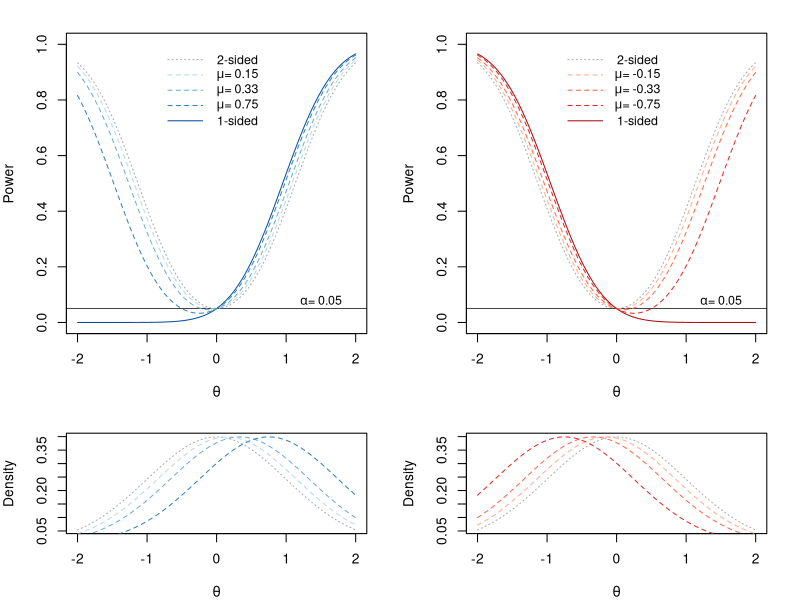

Generate this figure with R:
#
ss <- 1
n <- 3
alpha <- 0.05
tau <- 1

#
thetas <- seq(-2, 2, length.out = 1000)
zpwr <- pnorm(qnorm(alpha/2), mean = sqrt(n)*thetas/sqrt(ss), sd = 1) + pnorm(qnorm(1-alpha/2), mean = sqrt(n)*thetas/sqrt(ss), sd = 1, lower.tail = F)
ospwr1 <- pnorm(qnorm(alpha), mean = sqrt(n)*thetas/sqrt(ss), sd = 1)
ospwr2 <- pnorm(qnorm(1-alpha), mean = sqrt(n)*thetas/sqrt(ss), sd = 1, lower.tail = F)

#
pdf(file = "figures/pwr_illust.pdf", family = "Times", height = 6, width = 9)
par(mar=c(4, 4, 2, 2))
layout(matrix(c(1, 2, 3, 4), nrow = 2), widths = c(1, 1), heights = c(1, 0.5))
Mus <- c(0.15, 1/3, 0.75)
Bs <- c("#bdd7e7", "#6baed6", "#3182bd", "#08519c")
Rs <- c("#fcae91", "#fb6a4a", "#de2d26", "#a50f15")
plot(thetas, zpwr, type = 'l', lwd = 1, lty = 3, ylim = c(0, 1),
     xlab = expression(theta), ylab = "Power", col = 'darkgray')
abline(h = alpha, lwd = 0.75)
text(x = 1.5, y = 0.08, expression(paste(alpha,  "= 0.05")), cex=0.9)
lines(thetas, ospwr2, lwd = 1, lty = 1, col = Bs[4])
for(j in 1:length(Mus)){
  mu <- Mus[j]
  ncp <- (sqrt(n)*thetas/sqrt(ss) + mu*sqrt(ss)/(sqrt(n)*tau^2))^2
  fabzpwr <- pchisq(qchisq(1-alpha, df = 1, ncp = (mu*sqrt(ss)/(sqrt(n)*tau^2))^2), df = 1, ncp = ncp, lower.tail = F)
  lines(thetas, fabzpwr, col = Bs[j], lty = 2)
}
segments(x0=rep(-1, 5)+0.3, y0=1.1*c(0.95, 0.9, 0.85, 0.8, 0.75)-0.1,
         x1=rep(-0.5, 5)+0.3, y1=1.1*c(0.95, 0.9, 0.85, 0.8, 0.75)-0.1, 
       col = c("darkgray", Bs), lty = c(3, 2, 2, 2, 1))
text(x=rep(0, 5)+0.3, y=1.1*c(0.95, 0.9, 0.85, 0.8, 0.75)-0.1, c("2-sided", expression(paste(mu,  "= 0.15")), expression(paste(mu,  "= 0.33")), expression(paste(mu,  "= 0.75")), "1-sided"),
     cex = 0.9)
plot(thetas, dnorm(thetas), type = 'l', col = 'darkgray', lty = 3,
     ylab = "Density", xlab = expression(theta))
for(j in 1:length(Mus)){
  mu <- Mus[j]
  lines(thetas, dnorm(thetas, mean = mu, sd = tau), col = Bs[j], lty = 2)
}

#
plot(thetas, zpwr, type = 'l', lwd = 1, lty = 3, ylim = c(0, 1),
     xlab = expression(theta), ylab = "Power", col = 'darkgray')
abline(h = alpha, lwd = 0.75)
text(x = 1.5, y = 0.08, expression(paste(alpha,  "= 0.05")), cex=0.9)
lines(thetas, ospwr1, lwd = 1, lty = 1, col = Rs[4])
for(j in 1:length(Mus)){
  mu <- -Mus[j]
  ncp <- (sqrt(n)*thetas/sqrt(ss) + mu*sqrt(ss)/(sqrt(n)*tau^2))^2
  fabzpwr <- pchisq(qchisq(1-alpha, df = 1, ncp = (mu*sqrt(ss)/(sqrt(n)*tau^2))^2), df = 1, ncp = ncp, lower.tail = F)
  lines(thetas, fabzpwr, col = Rs[j], lty = 2)
}
segments(x0=rep(-1, 5)+0.3, y0=1.1*c(0.95, 0.9, 0.85, 0.8, 0.75)-0.1,
         x1=rep(-0.5, 5)+0.3, y1=1.1*c(0.95, 0.9, 0.85, 0.8, 0.75)-0.1, 
         col = c("darkgray", Rs), lty = c(3, 2, 2, 2, 1))
text(x=rep(0, 5)+0.3, y=1.1*c(0.95, 0.9, 0.85, 0.8, 0.75)-0.1, c("2-sided", expression(paste(mu,  "= -0.15")), expression(paste(mu,  "= -0.33")), expression(paste(mu,  "= -0.75")), "1-sided"),
     cex = 0.9)
plot(thetas, dnorm(thetas), type = 'l', col = 'darkgray', lty = 3,
     ylab = "Density", xlab = expression(theta))
for(j in 1:length(Mus)){
  mu <- -Mus[j]
  lines(thetas, dnorm(thetas, mean = mu, sd = tau), col = Rs[j], lty = 2)
}
dev.off()
